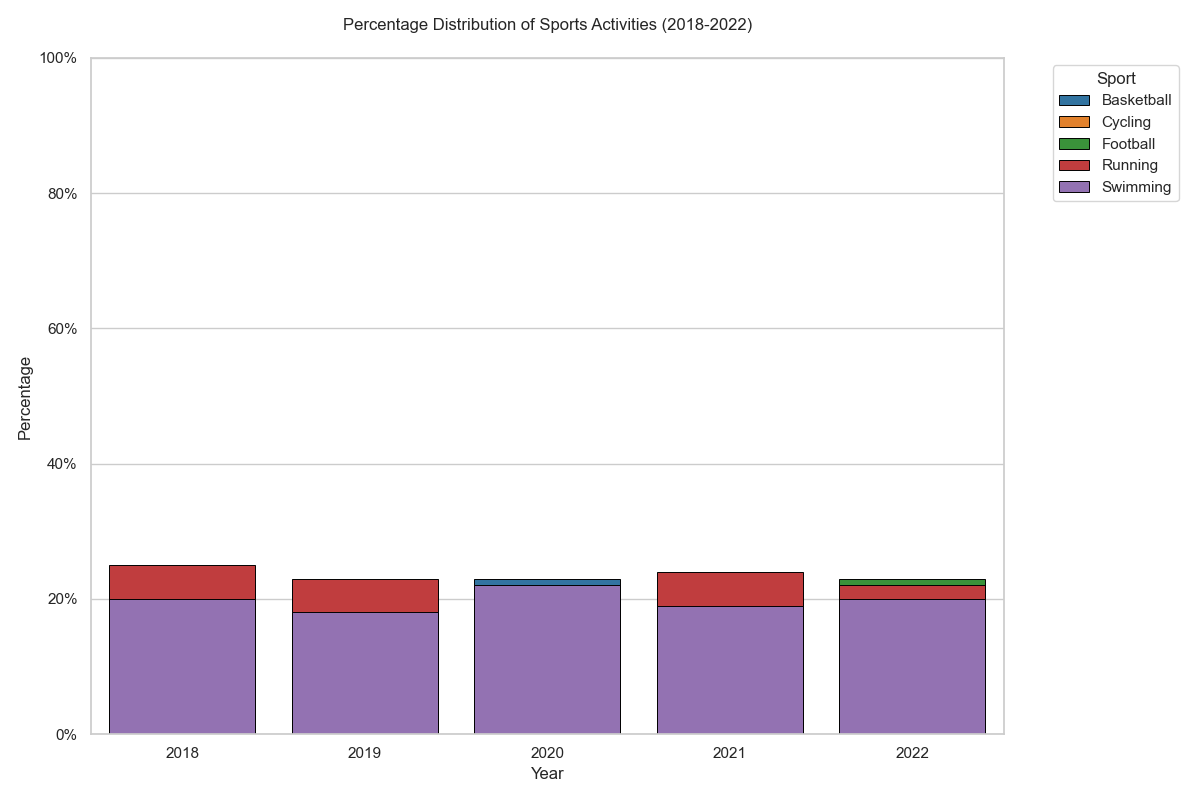

This chart was generated by the following Python code:

import matplotlib.pyplot as plt
import seaborn as sns
import pandas as pd

data = [
    {'Year': 2018, 'Basketball': '22%', 'Football': '18%', 'Running': '25%', 'Swimming': '20%', 'Cycling': '15%'},
    {'Year': 2019, 'Basketball': '20%', 'Football': '22%', 'Running': '23%', 'Swimming': '18%', 'Cycling': '17%'},
    {'Year': 2020, 'Basketball': '23%', 'Football': '21%', 'Running': '20%', 'Swimming': '22%', 'Cycling': '14%'},
    {'Year': 2021, 'Basketball': '21%', 'Football': '20%', 'Running': '24%', 'Swimming': '19%', 'Cycling': '16%'},
    {'Year': 2022, 'Basketball': '19%', 'Football': '23%', 'Running': '22%', 'Swimming': '20%', 'Cycling': '16%'}
]

df = pd.DataFrame(data)

def percent_to_float(s):
    return float(s.strip('%')) / 100

for col in df.columns[1:]:
    df[col] = df[col].apply(percent_to_float)

df_long = df.melt(id_vars='Year', var_name='Sport', value_name='Percentage')
df_long.sort_values(by=['Year', 'Sport'], inplace=True)

colors = ['#1f77b4', '#ff7f0e', '#2ca02c', '#d62728', '#9467bd']

fig, ax = plt.subplots(figsize=(12, 8))

bottom = pd.Series([0.0] * len(df['Year']))

for index, (name, group) in enumerate(df_long.groupby('Sport')):
    sns.barplot(
        x='Year', y='Percentage', data=group, 
        label=name, color=colors[index], ci=None, edgecolor='black', linewidth=0.7
    )
    bottom += group['Percentage'].values

ax.set_ylim(0, 1)
ax.set_ylabel('Percentage')
ax.set_xlabel('Year')
ax.set_title('Percentage Distribution of Sports Activities (2018-2022)', pad=20)

plt.legend(title='Sport', loc='upper right', bbox_to_anchor=(1.2, 1))

ax.yaxis.set_major_formatter(plt.FuncFormatter('{:.0%}'.format))

plt.tight_layout()
plt.show()
